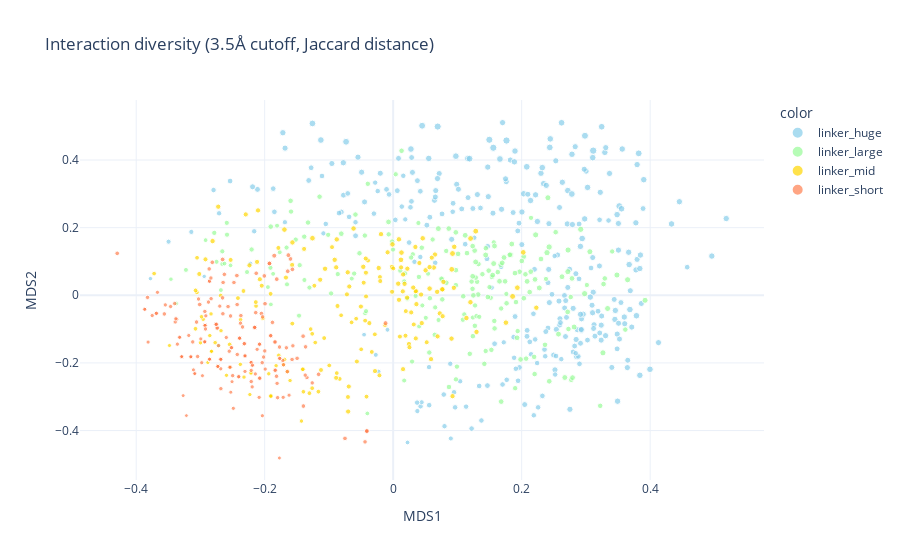

Notebook cell for this chart:
### Code cell
import numpy as np
import pandas as pd
from sklearn.manifold import MDS
from sklearn.metrics import pairwise_distances
import plotly.express as px

idxs = set(np.concatenate(full_df['intxns@ref'].values))
bool_itxns = pd.DataFrame({name: {idx1: idx1 in l for idx1 in idxs} for name, l in full_df.set_index('design_name')['intxns@ref'].items()}).T
distance_matrix = pairwise_distances(bool_itxns.values, metric="jaccard")

mds = MDS(n_components=2, dissimilarity="precomputed", random_state=42)
mds_coords = mds.fit_transform(distance_matrix)

df_mds = pd.DataFrame(mds_coords, columns=["MDS1", "MDS2"])
fig = px.scatter(df_mds, x="MDS1", y="MDS2",
                 color=full_df['group'],
                 category_orders={'group': 'linker_short linker_mid linker_large linker_huge'.split()},
                 color_discrete_map= {'linker_short': 'coral', 
                                      'linker_mid': 'gold',
                                      'linker_large': 'palegreen',
                                      'linker_huge': 'skyblue'},
                 template='plotly_white',
                 size=full_df['n_intxns'],
                 size_max=full_df['n_intxns'].max() / 10,
                 hover_name=full_df['design_name'],
                 title="Interaction diversity (3.5Å cutoff, Jaccard distance)")
fig.show()

### Figure 1 — Plotly figure (JSON) as saved in the notebook; plotly's stock layout.template omitted (floating-point values rounded to 4 significant figures; data arrays with more than 128 entries replaced by an {"elided": "..."} marker saying what was removed)
{"data": [{"hovertemplate": "<b>%{hovertext}</b><br><br>color=linker_huge<br>MDS1=%{x}<br>MDS2=%{y}<br>size=%{marker.size}<extra></extra>", "hovertext": {"elided": "299 str values"}, "legendgroup": "linker_huge", "marker": {"color": "skyblue", "size": {"elided": "299 int values"}, "sizemode": "area", "sizeref": 1.923, "symbol": "circle"}, "mode": "markers", "name": "linker_huge", "orientation": "v", "showlegend": true, "type": "scatter", "x": {"elided": "299 float values"}, "xaxis": "x", "y": {"elided": "299 float values"}, "yaxis": "y"}, {"hovertemplate": "<b>%{hovertext}</b><br><br>color=linker_large<br>MDS1=%{x}<br>MDS2=%{y}<br>size=%{marker.size}<extra></extra>", "hovertext": {"elided": "198 str values"}, "legendgroup": "linker_large", "marker": {"color": "palegreen", "size": {"elided": "198 int values"}, "sizemode": "area", "sizeref": 1.923, "symbol": "circle"}, "mode": "markers", "name": "linker_large", "orientation": "v", "showlegend": true, "type": "scatter", "x": {"elided": "198 float values"}, "xaxis": "x", "y": {"elided": "198 float values"}, "yaxis": "y"}, {"hovertemplate": "<b>%{hovertext}</b><br><br>color=linker_mid<br>MDS1=%{x}<br>MDS2=%{y}<br>size=%{marker.size}<extra></extra>", "hovertext": {"elided": "198 str values"}, "legendgroup": "linker_mid", "marker": {"color": "gold", "size": {"elided": "198 int values"}, "sizemode": "area", "sizeref": 1.923, "symbol": "circle"}, "mode": "markers", "name": "linker_mid", "orientation": "v", "showlegend": true, "type": "scatter", "x": {"elided": "198 float values"}, "xaxis": "x", "y": {"elided": "198 float values"}, "yaxis": "y"}, {"hovertemplate": "<b>%{hovertext}</b><br><br>color=linker_short<br>MDS1=%{x}<br>MDS2=%{y}<br>size=%{marker.size}<extra></extra>", "hovertext": {"elided": "198 str values"}, "legendgroup": "linker_short", "marker": {"color": "coral", "size": {"elided": "198 int values"}, "sizemode": "area", "sizeref": 1.923, "symbol": "circle"}, "mode": "markers", "name": "linker_short", "orientation": "v", "showlegend": true, "type": "scatter", "x": {"elided": "198 float values"}, "xaxis": "x", "y": {"elided": "198 float values"}, "yaxis": "y"}], "layout": {"autosize": true, "legend": {"itemsizing": "constant", "title": {"text": "color"}, "tracegroupgap": 0}, "title": {"text": "Interaction diversity (3.5Å cutoff, Jaccard distance)"}, "xaxis": {"anchor": "y", "autorange": true, "domain": [0, 1], "range": [-0.4882, 0.5781], "title": {"text": "MDS1"}, "type": "linear"}, "yaxis": {"anchor": "x", "autorange": true, "domain": [0, 1], "range": [-0.5578, 0.5916], "title": {"text": "MDS2"}, "type": "linear"}}}
